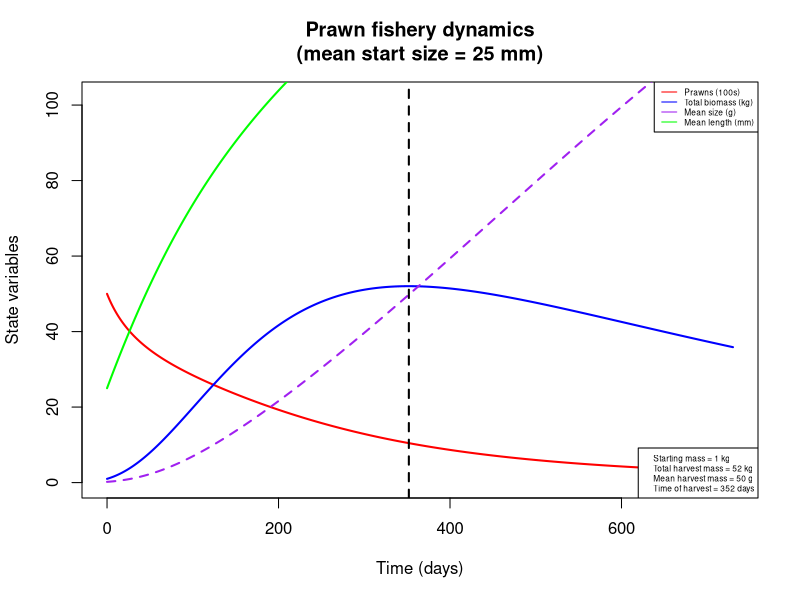
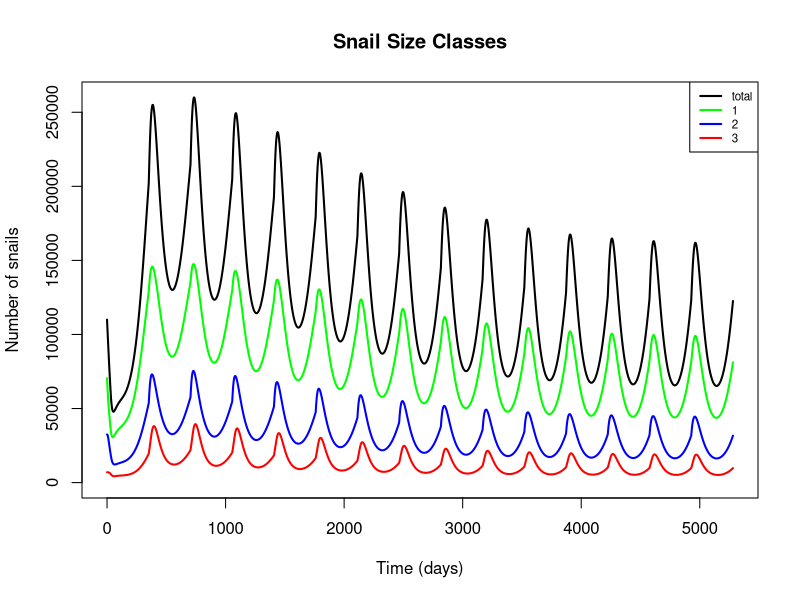
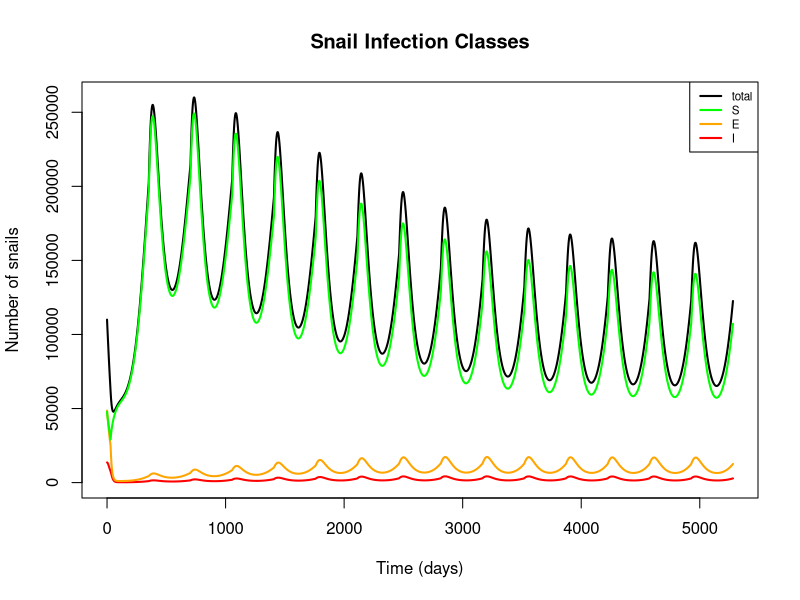
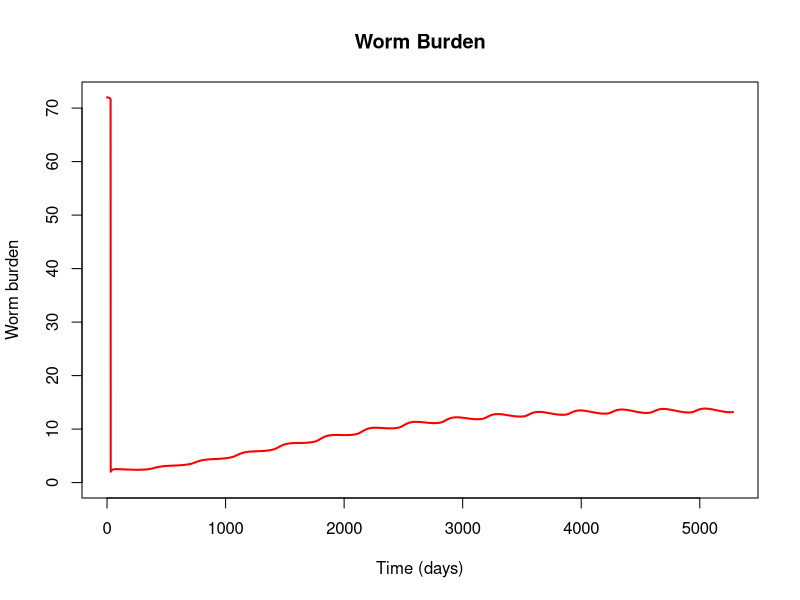
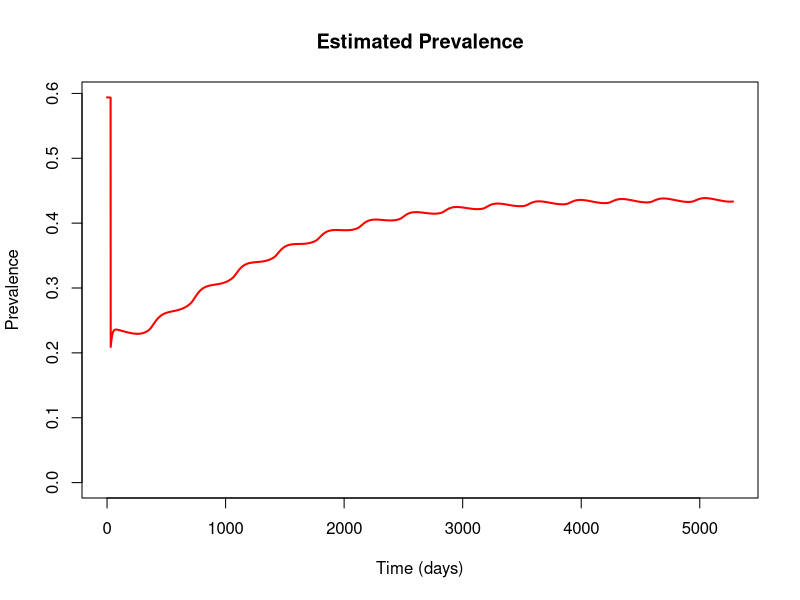
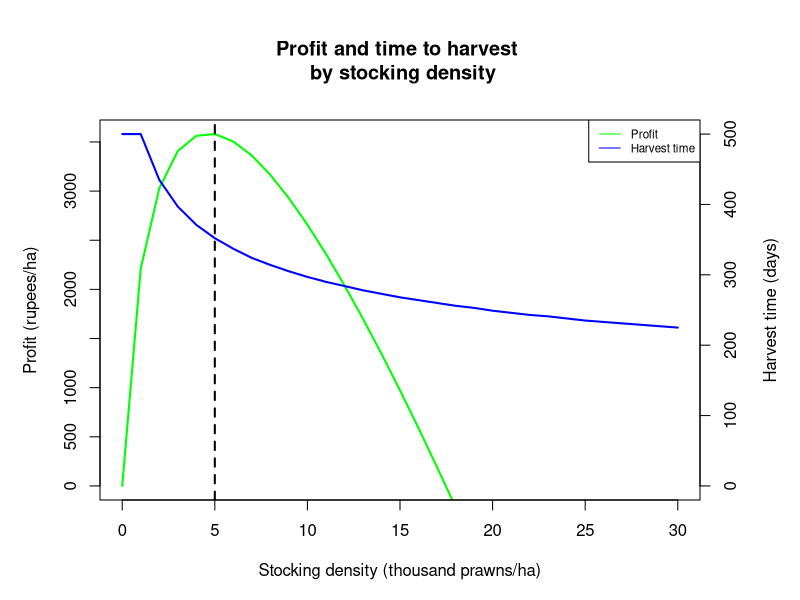
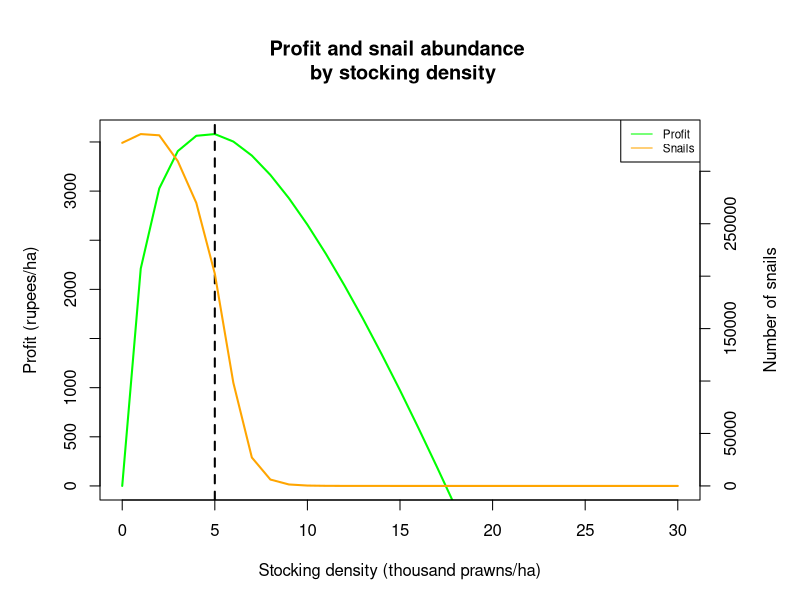
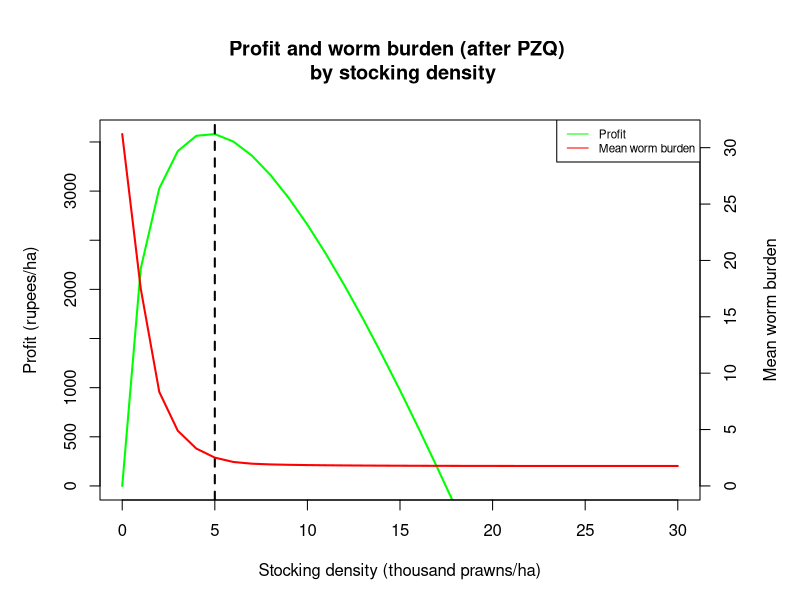

Source code (R) for these figures, in order:
#### Full snail-prawn model including epidemiological, predation, and aquaculture components

## To-do list:
  # Understand implications of diagonal transition structure
  # Simulations: basic, Gates, natural restoration (simple approximation)
  # Sensitivity analysis
  # Other modeling ideas, time permitting:
    # Incorporate seasonality?

require(deSolve)

snail_prawn_model = function(t, n, parameters) { 
  with(as.list(parameters),{
    
    S1=n[1]
    S2=n[2]
    S3=n[3]
    E1=n[4]
    E2=n[5]
    E3=n[6]
    I2=n[7]
    I3=n[8]
    W=n[9]
    P=n[10]
    L=n[11]
    
    N1 = S1+E1     # Total snails of size class 1
    N2 = S2+E2+I2  # Total snails of size class 2
    N3 = S3+E3+I3  # Total snails of size class 3
    N = N1+N2+N3   # Total number of snails
    
    # Miracidial density per person as a function of mean worm burden (W) and miracidial shedding rate (m)
    M = m*0.5*W
    
    # Mean and total prawn biomass, converting from length (mm) to weight (g)
    Bm.p = (a.p/10)*(L/10)^b.p
    Bm.t = P*Bm.p
    
    # Mean snail biomass in each size class, converting from length (cm) to weight (g)
    Bm.n1 = a.s*0.4^b.s  # 4mm size class
    Bm.n2 = a.s*0.8^b.s  # 8mm size class
    Bm.n3 = a.s*1.2^b.s  # 12mm size class
    
    # Prawn-to-snail mass ratios for each size class
    Bm.r1 = Bm.p / Bm.n1
    Bm.r2 = Bm.p / Bm.n2
    Bm.r3 = Bm.p / Bm.n3
    
    # Attack rates for each size class as a function of biomass ratio
    alpha1 = ifelse(-log(3) + ar*log(Bm.r1) > 0, -log(3) + ar*log(Bm.r1), 0)
    alpha2 = ifelse(-log(3) + ar*log(Bm.r2) > 0, -log(3) + ar*log(Bm.r2), 0)
    alpha3 = ifelse(-log(3) + ar*log(Bm.r3) > 0, -log(3) + ar*log(Bm.r3), 0)
    
    # Adjusted attack rates, accounting for area of interest and limiting factors in the wild
    alpha_star1 = alpha1*s/A
    alpha_star2 = alpha2*s/A
    alpha_star3 = alpha3*s/A
    
    # Handling times for each size class as a function of biomass ratio
    handle1 = 1/(th*Bm.r1)
    handle2 = 1/(th*Bm.r2)
    handle3 = 1/(th*Bm.r3)
    
    # Functional responses for each size class
    psi1 = (P*alpha_star1) / (1+sum(alpha_star1*handle1*N1, alpha_star2*handle2*N2, alpha_star3*handle3*N3))
    psi2 = (P*alpha_star2) / (1+sum(alpha_star1*handle1*N1, alpha_star2*handle2*N2, alpha_star3*handle3*N3))
    psi3 = (P*alpha_star3) / (1+sum(alpha_star1*handle1*N1, alpha_star2*handle2*N2, alpha_star3*handle3*N3))
    
    # Fraction of E2 snails that transition directly to I3
    rho = g2/sigma
    
    ## Model equations:
    
    # Susceptible snails, class 1
    dS1dt = f*(1-N/(Kn*A))*(S2+S3+z*(E2+E3)) - muN1*S1 - psi1*S1 - g1*S1 - beta*M*H*S1
    
    # Susceptible snails, class 2
    dS2dt = g1*S1 - muN2*S2 - psi2*S2 - g2*S2 - beta*M*H*S2
    
    # Susceptible snails, class 3
    dS3dt = g2*S2 - muN3*S3 - psi3*S3 - beta*M*H*S3
    
    # Exposed (prepatent) snails, class 1
    dE1dt = beta*M*H*S1 - muN1*E1 - psi1*E1 - sigma*E1
    
    # Exposed (prepatent) snails, class 2
    dE2dt = beta*M*H*S2 - muN2*E2 - psi2*E2 - sigma*E2
    
    # Exposed (prepatent) snails, class 3
    dE3dt = beta*M*H*S3 - muN3*E3 - psi3*E3 - sigma*E3
    
    # Infectious (shedding) snails, class 2
    dI2dt = sigma*E1 + sigma*(1-rho)*E2 - (muN2 + muI)*I2 - psi2*I2
    
    # Infectious (shedding) snails, class 3
    dI3dt = sigma*rho*E2 + sigma*E3 - (muN3 + muI)*I3 - psi3*I3
    
    # Mean human worm burden
    dWdt = lambda*I2/A + theta*lambda*I3/A - (muW + muH)*W
    
    # Prawn abundance
    dPdt = -P*(muP*Bm.p^d + phi*Bm.t/(A/10000))
    
    # Mean prawn length (mm)
    dLdt = k/(1+gam*Bm.t/(A/10000))*(linf - L)
    
    
    return(list(c(dS1dt, dS2dt, dS3dt, dE1dt, dE2dt, dE3dt, dI2dt, dI3dt, dWdt, dPdt, dLdt)))
  }) 
} 


## Set initial values and parameters
#  Default settings: area = 10000, P = 5000/ha, L = 25 (0.2g post-larvae)
#  Gates settings: area = 20000; P = 500, 1000, 2500, 5000, 10000/ha; L = 67 or 100 (5g or 20g adults)
area = 10000
nstart = c(S1 = 3.54*area, S2 = 1.02*area, S3 = 0.22*area, E1 = 3.51*area, E2 = 1.1*area, E3 = 0.25*area, 
           I2 = 1.13*area, I3 = 0.23*area, W = 72, P = 5000*area/10000, L = 25)
time = seq(0, 365*2, 1)

parameters=c(
  # Location parameters
  A = area,             # Area of site of interest, m^2
  H = 1000,             # Human population at site of interest
  
  # Snail reproductive parameters
  f = 0.26,             # Birth rate of adult snails (snails/reproductive snail/day, including survival to detection - more like a recruitment rate); 
                        #   adjusted from Sokolow et al. 2015 to account for the fact that class 1 snails are assumed to be juveniles and therefore don't reproduce
  Kn = 50,              # Carrying capacity of snails (snails/m^2), from Sokolow et al. 2015
  z = 0.5,              # Fraction of prepatent snails that can reproduce, from Sokolow et al. 2015
  
  # Snail growth parameters
  a.s = 0.187178454,    # Allometric parameter for snail length-weight relationship, fitted to Sanna's data on B. glabrata
  b.s = 2.536764792,    # Allometric parameter for snail length-weight relationship, fitted to Sanna's data on B. glabrata
  g1 = 1/37,            # Growth rate of small snails (size class transition rate, in terms of days to grow 4mm; adapted from McCreesh et al. 2014, assuming water temp. of 25 C)
  g2 = 1/62,            # Growth rate of medium snails (size class transition rate, in terms of days to grow 4mm; adapted from McCreesh et al. 2014, assuming water temp. of 25 C)
  
  # Snail mortality parameters
  muN1 = 1/40,          # Natural mortality rate of small snails (deaths/snail/day; assume mean lifespan = 50 days)
  muN2 = 1/50,          # Natural mortality rate of medium snails (deaths/snail/day; assume mean lifespan = 50 days)
  muN3 = 1/60,          # Natural mortality rate of large snails (deaths/snail/day; assume mean lifespan = 50 days)
  muI = 1/10,           # Additional mortality rate of shedding snails as a result of infection, from Sokolow et al. 2015
  
  # Prawn growth parameters
  a.p = 0.096868,       # Allometric parameter for prawn length-weight relationship, from Lalrinsanga et al. 2012 (M. rosenbergii, growout phase)
  b.p = 3.2944,         # Allometric parameter for prawn length-weight relationship, from Lalrinsanga et al. 2012 (M. rosenbergii, growout phase)
  k = 0.00339726,       # Growth coefficient, from Nwosu & Wolfi 2006 (M. vollenhovenii); alternate value for M. rosenbergii, from Sampaio & Valenti 1996: 0.0104333333
  linf = 206,           # Max length (mm), from Nwosu & Wolfi 2006 (M. vollenhovenii)
  gam = 1e-5,           # Density-dependent growth parameter (based on biomass per hectare); informally adjusted based on Ranjeet & Kurup 2010
  
  # Prawn mortality parameters
  muP = 0.00610958904,  # Prawn mortality at unit weight, from Lorenzen 1996 (pond aquaculture)
  d = -0.382,           # Exponential relationship of weight with mortality, from Lorenzen 1996 (pond aquaculture)
  phi = 5e-8,           # Density-dependent mortality parameter (based on biomass per hectare); informally adjusted based on Ranjeet & Kurup 2010
  
  # Predation parameters
  ar = 1.1906,          # Coefficient for relationship between biomass ratio and attack rate, fitted to data from Sokolow et al. 2014
  th = 0.38561,         # Coefficient for relationship between biomass ratio and handling time, fitted to data from Sokolow et al. 2014
  s = 1/30,             # Scale factor limiting prawn attack rate in the wild (vs. lab conditions);
                        #   decreased from 1/10 to 1/30 in size class model to match expected elimination threshold
  
  # Infection parameters
  beta = 2e-6,          # Human-to-snail infection probability in reference area (infected snails/miracidia/snail/day); adjusted from Sokolow et al. 2015 (original value: 4e-6)
  m = 0.8,              # Miracidial shedding rate per adult female worm divided by miracidial mortality; from Sokolow et al. 2015
  sigma = 1/30,         # Latent period for exposed snails (infectious snails/exposed snail/day); adjusted from Sokolow et al. 2015 (original value: 1/50)
  lambda = 4e-2,        # Snail-to-human infection probability scaled to 1 m^2 (composite including cercarial shedding, mortality, infection, survival to patency); 
                        #   adjusted from Sokolow et al. 2015 (original value: 0.1)
  theta = 2,            # Scale factor describing increase in cercarial shedding rate in larger snails; from Chu & Dawood 1970 (estimated to be between 2 and 10)
  
  # Schisto mortality parameters
  muW = 1/(3.3*365),    # Natural mortality rate of adult worms in humans, assuming average lifespan of 3.3 years, from Sokolow et al. 2015
  muH = 1/(60*365)      # Natural mortality of humans (contributing to worm mortality), assuming average lifespan of 60 years, from Sokolow et al. 2015
)



## Run model and assess outcomes over one or more aquaculture cycles

# Start with single run to calculate the time to optimal harvest and other fisheries statistics
output = as.data.frame(ode(nstart, time, snail_prawn_model, parameters))
output$B = ((parameters['a.p']*(output$L/10)^parameters['b.p'])/10)       # Mean prawn biomass, transformed from length using allometric equation
output$Bt = output$B*output$P                                             # Total prawn biomass

start.mass.kg = output$Bt[output$time == 0]/1000                          # Total prawn biomass at beginning of cycle, in kg
harvest.mass.kg = max(output$Bt)/1000                                     # Total prawn biomass at end of cycle, in kg
harvest.size = output$B[output$Bt == max(output$Bt)]                      # Average prawn biomass at harvest, in g
harvest.time = output$time[output$Bt == max(output$Bt)]                   # Time to optimal harvest, in days

# Plot prawn aquaculture dynamics
plot(x = output$time, y = output$P/100, col = 'red', xlab = 'Time (days)', ylab = 'State variables', 
     type = 'l', lwd=2, xlim = c(0, max(output$time)), ylim = c(0, max(output$Bt/1000)+50),
     main = paste('Prawn fishery dynamics\n', '(mean start size = ', as.numeric(nstart[11]), ' mm)', sep = ''))
lines(x = output$time, y = output$Bt/1000, col = 'blue', lwd=2)
lines(x = output$time, y = output$B, col = 'purple', lwd=2, lty=2)
lines(x = output$time, y = output$L, col = 'green', lwd=2)
abline(v = harvest.time, lty = 2, lwd = 2)
legend('topright', legend = c('Prawns (100s)', 'Total biomass (kg)', 'Mean size (g)', 'Mean length (mm)'), 
       lty = 1, col = c('red', 'blue', 'purple', 'green'), cex = 0.5)
legend('bottomright', legend = c(paste('Starting mass =', round(start.mass.kg), 'kg', sep = ' '),
                                 paste('Total harvest mass =', round(harvest.mass.kg), 'kg', sep = ' '), 
                                 paste('Mean harvest mass =', round(harvest.size), 'g', sep = ' '), 
                                 paste('Time of harvest =', round(harvest.time), 'days', sep = ' ')), cex=0.5)

# Set the desired number of aquaculture cycles, and harvest time if not using optimum
# Default settings: harvest.time = optimal, ncycles = 15 (~10 years @ 8 months/cycle)
# Gates settings: harvest.time = 4 months, ncycles = 3 (1 year)
harvest.time = harvest.time
ncycles = 15
pzq.delay = 0
nstart.lt = nstart
nstart.lt['P'] = 0
time.lt = seq(0, pzq.delay + harvest.time*ncycles, 1)

# Define stocking events at the beginning of each cycle
stocking = data.frame(var = rep(c('P', 'L'), ncycles),
                      time = rep(seq(pzq.delay, pzq.delay + harvest.time*(ncycles-1), harvest.time), each = 2),
                      value = rep(c(nstart['P'], nstart['L']), ncycles),
                      method = rep('rep', ncycles*2))

# Define PZQ administration event
# Note: if administering before start of stocking, set time = 0 and instead set pzq.delay above
#   to time between MDA and first stocking
pzq = data.frame(var = 'W', time = 30, value = 2, method = 'rep')

# Run model and calculate outcomes of interest
output.lt = as.data.frame(ode(nstart.lt, time.lt, snail_prawn_model, parameters,
                              events = list(data = rbind(stocking, pzq))))

output.lt$S.t = output.lt$S1 + output.lt$S2 + output.lt$S3                      # Total susceptible snails
output.lt$E.t = output.lt$E1 + output.lt$E2 + output.lt$E3                      # Total exposed snails 
output.lt$I.t = output.lt$I2 + output.lt$I3                                     # Total infected snails
output.lt$N1.t = output.lt$S1 + output.lt$E1                                    # Total snails of size class 1
output.lt$N2.t = output.lt$S2 + output.lt$E2 + output.lt$I2                     # Total snails of size class 2
output.lt$N3.t = output.lt$S3 + output.lt$E3 + output.lt$I3                     # Total snails of size class 3
output.lt$N.t = output.lt$S.t + output.lt$E.t + output.lt$I.t                   # Total snails
output.lt$prev = pnbinom(2, size = 0.2, mu = output.lt$W, lower.tail = FALSE)   # Estimated prevalence, using a negative binomial dist. with k = 0.2 (fitted from EPLS data)
output.lt$B = ((parameters['a.p']*(output.lt$L/10)^parameters['b.p'])/10)       # Mean prawn biomass, transformed from length using allometric equation
output.lt$Bt = output.lt$B*output.lt$P                                          # Total prawn biomass

# Plot snail dynamics by size class
plot(x = output.lt$time, y = output.lt$N.t, type = 'l', col = 'black', lwd=2, xlab = 'Time (days)', 
     ylab = 'Number of snails', ylim = c(0,max(output.lt$N.t)),
     main = 'Snail Size Classes')
lines(output.lt$time, output.lt$N1.t, col = 'green', lwd = 2)
lines(output.lt$time, output.lt$N2.t, col = 'blue', lwd = 2)
lines(output.lt$time, output.lt$N3.t, col = 'red', lwd = 2)
legend('topright', legend = c('total', '1', '2', '3'), lwd = 2, col = c('black', 'green', 'blue', 'red'), cex = 0.7)

# Plot snail dynamics by infection class
plot(x = output.lt$time, y = output.lt$N.t, type = 'l', col = 'black', lwd=2, xlab = 'Time (days)', 
     ylab = 'Number of snails', ylim = c(0,max(output.lt$N.t)), 
     main = 'Snail Infection Classes')
lines(output.lt$time, output.lt$I.t, col = 'red', lwd = 2)
lines(output.lt$time, output.lt$E.t, col = 'orange', lwd = 2)
lines(output.lt$time, output.lt$S.t, col = 'green', lwd = 2)
legend('topright', legend = c('total', 'S', 'E', 'I'), lwd = 2, col = c('black', 'green', 'orange', 'red'), cex = 0.7)

# Plot mean human worm burden and prevalence of infection
plot(x = output.lt$time, y = output.lt$W, type = 'l', col = 'red', lwd=2, xlab = 'Time (days)', 
     ylab = 'Worm burden', ylim = c(0,max (output.lt$W)),
     main = 'Worm Burden')
plot(x = output.lt$time, y = output.lt$prev, type = 'l', col = 'red', lwd=2, xlab = 'Time (days)', 
     ylab = 'Prevalence', ylim = c(0,max (output.lt$prev)),
     main = 'Estimated Prevalence')



## Assess single-cycle outcomes over multiple stocking densities
#  NOTE: set parameters and initial values first!

# Run the model over the desired range of stocking densities (in thousands of post-larvae)
x = c(0:30)
nstart.sd = nstart
time.sd = seq(0, 500, 1)
harvest = numeric(length(x))
harvest.t = numeric(length(x))
snails = numeric(length(x))
worms = numeric(length(x))
for (i in x) {
  nstart.sd['P'] = 1000*i
  output.sd = as.data.frame(ode(nstart.sd, time.sd, snail_prawn_model, parameters,
                                events = list(data = pzq)))
  output.sd$S.t = output.sd$S1 + output.sd$S2 + output.sd$S3
  output.sd$E.t = output.sd$E1 + output.sd$E2 + output.sd$E3
  output.sd$I.t = output.sd$I2 + output.sd$I3
  output.sd$Inf.t = output.sd$E.t + output.sd$I.t
  output.sd$N.t = output.sd$S.t + output.sd$E.t + output.sd$I.t
  output.sd$B = ((parameters['a.p']*(output.sd$L/10)^parameters['b.p'])/10)
  output.sd$Bt = output.sd$B*output.sd$P
  harvest[i+1] = max(output.sd$Bt)/1000
  ht.tmp = output.sd$time[output.sd$Bt == max(output.sd$Bt)]
  harvest.t[i+1] = ifelse(ht.tmp != 0, ht.tmp, max(output.sd$time))
  snails[i+1] = output.sd$N.t[output.sd$time == harvest.t[i+1]]
  worms[i+1] = output.sd$W[output.sd$time == harvest.t[i+1]]
}

# Price estimates for profit calculation from Tamil Nadu Agricultural University, http://agritech.tnau.ac.in/fishery/fish_freshwaterprawn.html
p = 140                                           # Weighted average market price of prawns, in rupees/kg 
c = 600                                           # Cost of post-larvae, in rupees/1000 PL
delta = -log(1-0.1)/365                           # Discount rate, equivalent to 10%/year
profit = p*harvest*exp(-delta*(harvest.t)) - c*x  # Profit function, in terms of revenue (discounted by time to harvest) minus stocking costs 

# Plot estimated profit and time to harvest over stocking density
# (after one aquaculture cycle)
par(mar = c(5,5,6,5))
plot(x, profit, col = 'green', xlab = 'Stocking density (thousand prawns/ha)', ylab = 'Profit (rupees/ha)',
     ylim = c(0, max(profit)), type = 'l', lwd = 2, main = 'Profit and time to harvest \n by stocking density')
abline(v = which.max(profit)-1, lty = 2, lwd = 2)
par(new = T)
plot(x, harvest.t, col = 'blue', axes = F, xlab = NA, ylab = NA, ylim = c(0, max(harvest.t[-1])), type = 'l', lwd = 2)
axis(side = 4)
mtext(side = 4, line = 3, 'Harvest time (days)')
legend('topright', legend = c('Profit', 'Harvest time'), lty = 1, col = c('green', 'blue'), cex = 0.7)

# Plot estimated profit and snail abundance over stocking density
# (after one aquaculture cycle)
par(mar = c(5,5,6,5))
plot(x, profit, col = 'green', xlab = 'Stocking density (thousand prawns/ha)', ylab = 'Profit (rupees/ha)',
     ylim = c(0, max(profit)), type = 'l', lwd = 2, main = 'Profit and snail abundance \n by stocking density')
abline(v = which.max(profit)-1, lty = 2, lwd = 2)
par(new = T)
plot(x, snails, col = 'orange', axes = F, xlab = NA, ylab = NA, ylim = c(0, max(snails)), type = 'l', lwd = 2)
axis(side = 4)
mtext(side = 4, line = 3, 'Number of snails')
legend('topright', legend = c('Profit', 'Snails'), lty = 1, col = c('green', 'orange'), cex = 0.7)

# Plot estimated profit and mean worm burden over stocking density
# (after one aquaculture cycle)
par(mar = c(5,5,6,5))
plot(x, profit, col = 'green', xlab = 'Stocking density (thousand prawns/ha)', ylab = 'Profit (rupees/ha)',
     ylim = c(0, max(profit)), type = 'l', lwd = 2, main = 'Profit and worm burden (after PZQ) \n by stocking density')
abline(v = which.max(profit)-1, lty = 2, lwd = 2)
par(new = T)
plot(x, worms, col = 'red', axes = F, xlab = NA, ylab = NA, ylim = c(0, max(worms)), type = 'l', lwd = 2)
axis(side = 4)
mtext(side = 4, line = 3, 'Mean worm burden')
legend('topright', legend = c('Profit', 'Mean worm burden'), lty = 1, col = c('green', 'red'), cex = 0.7)
